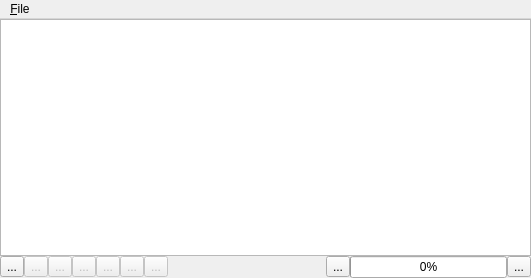
<?xml version="1.0" encoding="UTF-8"?>
<ui version="4.0">
 <class>MainWindow</class>
 <widget class="QMainWindow" name="MainWindow">
  <property name="geometry">
   <rect>
    <x>0</x>
    <y>0</y>
    <width>531</width>
    <height>278</height>
   </rect>
  </property>
  <property name="windowTitle">
   <string>Unwrap 360º Images</string>
  </property>
  <widget class="QWidget" name="centralWidget">
   <layout class="QVBoxLayout" name="verticalLayout">
    <property name="spacing">
     <number>0</number>
    </property>
    <property name="margin">
     <number>0</number>
    </property>
    <item>
     <widget class="ImageArea" name="sourceImage"/>
    </item>
    <item>
     <widget class="QFrame" name="buttonFrame">
      <property name="frameShape">
       <enum>QFrame::NoFrame</enum>
      </property>
      <property name="frameShadow">
       <enum>QFrame::Raised</enum>
      </property>
      <layout class="QHBoxLayout" name="horizontalLayout">
       <property name="spacing">
        <number>0</number>
       </property>
       <property name="margin">
        <number>0</number>
       </property>
       <item>
        <widget class="QToolButton" name="loadImageButton">
         <property name="text">
          <string>...</string>
         </property>
         <property name="iconSize">
          <size>
           <width>48</width>
           <height>48</height>
          </size>
         </property>
        </widget>
       </item>
       <item>
        <widget class="QToolButton" name="zoomInButton">
         <property name="enabled">
          <bool>false</bool>
         </property>
         <property name="text">
          <string>...</string>
         </property>
         <property name="iconSize">
          <size>
           <width>48</width>
           <height>48</height>
          </size>
         </property>
        </widget>
       </item>
       <item>
        <widget class="QToolButton" name="zoomOutButton">
         <property name="enabled">
          <bool>false</bool>
         </property>
         <property name="text">
          <string>...</string>
         </property>
         <property name="iconSize">
          <size>
           <width>48</width>
           <height>48</height>
          </size>
         </property>
        </widget>
       </item>
       <item>
        <widget class="QToolButton" name="settingsButton">
         <property name="enabled">
          <bool>false</bool>
         </property>
         <property name="text">
          <string>...</string>
         </property>
         <property name="iconSize">
          <size>
           <width>48</width>
           <height>48</height>
          </size>
         </property>
        </widget>
       </item>
       <item>
        <widget class="QToolButton" name="goBackButton">
         <property name="enabled">
          <bool>false</bool>
         </property>
         <property name="text">
          <string>...</string>
         </property>
         <property name="iconSize">
          <size>
           <width>48</width>
           <height>48</height>
          </size>
         </property>
        </widget>
       </item>
       <item>
        <widget class="QToolButton" name="processButton">
         <property name="enabled">
          <bool>false</bool>
         </property>
         <property name="text">
          <string>...</string>
         </property>
         <property name="iconSize">
          <size>
           <width>48</width>
           <height>48</height>
          </size>
         </property>
        </widget>
       </item>
       <item>
        <widget class="QToolButton" name="saveImageButton">
         <property name="enabled">
          <bool>false</bool>
         </property>
         <property name="text">
          <string>...</string>
         </property>
         <property name="iconSize">
          <size>
           <width>48</width>
           <height>48</height>
          </size>
         </property>
        </widget>
       </item>
       <item>
        <spacer name="horizontalSpacer">
         <property name="orientation">
          <enum>Qt::Horizontal</enum>
         </property>
         <property name="sizeHint" stdset="0">
          <size>
           <width>40</width>
           <height>20</height>
          </size>
         </property>
        </spacer>
       </item>
       <item>
        <widget class="QToolButton" name="cancelButton">
         <property name="text">
          <string>...</string>
         </property>
         <property name="iconSize">
          <size>
           <width>48</width>
           <height>48</height>
          </size>
         </property>
        </widget>
       </item>
       <item>
        <widget class="QProgressBar" name="progressBar">
         <property name="value">
          <number>0</number>
         </property>
        </widget>
       </item>
       <item>
        <widget class="QToolButton" name="fullScreenButton">
         <property name="text">
          <string>...</string>
         </property>
         <property name="iconSize">
          <size>
           <width>48</width>
           <height>48</height>
          </size>
         </property>
        </widget>
       </item>
      </layout>
     </widget>
    </item>
   </layout>
  </widget>
  <widget class="QMenuBar" name="menuBar">
   <property name="geometry">
    <rect>
     <x>0</x>
     <y>0</y>
     <width>531</width>
     <height>22</height>
    </rect>
   </property>
   <widget class="QMenu" name="menu_File">
    <property name="title">
     <string>&amp;File</string>
    </property>
    <addaction name="action_ChooseImage"/>
    <addaction name="action_Settings"/>
    <addaction name="action_Unwrap"/>
    <addaction name="action_SaveUnrappedImage"/>
   </widget>
   <addaction name="menu_File"/>
  </widget>
  <action name="action_ChooseImage">
   <property name="text">
    <string>&amp;Load 360º</string>
   </property>
  </action>
  <action name="action_Settings">
   <property name="enabled">
    <bool>false</bool>
   </property>
   <property name="text">
    <string>Se&amp;ttings</string>
   </property>
  </action>
  <action name="action_SaveUnrappedImage">
   <property name="enabled">
    <bool>false</bool>
   </property>
   <property name="text">
    <string>&amp;Save Unwrapped</string>
   </property>
  </action>
  <action name="action_Unwrap">
   <property name="enabled">
    <bool>false</bool>
   </property>
   <property name="text">
    <string>&amp;Unwrap</string>
   </property>
  </action>
 </widget>
 <layoutdefault spacing="6" margin="11"/>
 <customwidgets>
  <customwidget>
   <class>ImageArea</class>
   <extends>QGraphicsView</extends>
   <header>imagearea.h</header>
   <slots>
    <slot>zoomIn()</slot>
    <slot>zoomOut()</slot>
   </slots>
  </customwidget>
 </customwidgets>
 <resources/>
 <connections>
  <connection>
   <sender>action_ChooseImage</sender>
   <signal>triggered()</signal>
   <receiver>MainWindow</receiver>
   <slot>loadImage()</slot>
   <hints>
    <hint type="sourcelabel">
     <x>-1</x>
     <y>-1</y>
    </hint>
    <hint type="destinationlabel">
     <x>265</x>
     <y>138</y>
    </hint>
   </hints>
  </connection>
  <connection>
   <sender>action_Settings</sender>
   <signal>triggered()</signal>
   <receiver>MainWindow</receiver>
   <slot>showSettings()</slot>
   <hints>
    <hint type="sourcelabel">
     <x>-1</x>
     <y>-1</y>
    </hint>
    <hint type="destinationlabel">
     <x>265</x>
     <y>138</y>
    </hint>
   </hints>
  </connection>
  <connection>
   <sender>action_SaveUnrappedImage</sender>
   <signal>triggered()</signal>
   <receiver>MainWindow</receiver>
   <slot>saveResultImage()</slot>
   <hints>
    <hint type="sourcelabel">
     <x>-1</x>
     <y>-1</y>
    </hint>
    <hint type="destinationlabel">
     <x>265</x>
     <y>138</y>
    </hint>
   </hints>
  </connection>
  <connection>
   <sender>fullScreenButton</sender>
   <signal>clicked()</signal>
   <receiver>MainWindow</receiver>
   <slot>enterFullScreen()</slot>
   <hints>
    <hint type="sourcelabel">
     <x>516</x>
     <y>270</y>
    </hint>
    <hint type="destinationlabel">
     <x>76</x>
     <y>293</y>
    </hint>
   </hints>
  </connection>
  <connection>
   <sender>settingsButton</sender>
   <signal>clicked()</signal>
   <receiver>MainWindow</receiver>
   <slot>showSettings()</slot>
   <hints>
    <hint type="sourcelabel">
     <x>104</x>
     <y>267</y>
    </hint>
    <hint type="destinationlabel">
     <x>485</x>
     <y>291</y>
    </hint>
   </hints>
  </connection>
  <connection>
   <sender>processButton</sender>
   <signal>clicked()</signal>
   <receiver>MainWindow</receiver>
   <slot>processSourceImage()</slot>
   <hints>
    <hint type="sourcelabel">
     <x>179</x>
     <y>277</y>
    </hint>
    <hint type="destinationlabel">
     <x>522</x>
     <y>293</y>
    </hint>
   </hints>
  </connection>
  <connection>
   <sender>loadImageButton</sender>
   <signal>clicked()</signal>
   <receiver>MainWindow</receiver>
   <slot>loadImage()</slot>
   <hints>
    <hint type="sourcelabel">
     <x>21</x>
     <y>270</y>
    </hint>
    <hint type="destinationlabel">
     <x>29</x>
     <y>283</y>
    </hint>
   </hints>
  </connection>
  <connection>
   <sender>saveImageButton</sender>
   <signal>clicked()</signal>
   <receiver>MainWindow</receiver>
   <slot>saveResultImage()</slot>
   <hints>
    <hint type="sourcelabel">
     <x>209</x>
     <y>277</y>
    </hint>
    <hint type="destinationlabel">
     <x>171</x>
     <y>287</y>
    </hint>
   </hints>
  </connection>
  <connection>
   <sender>zoomInButton</sender>
   <signal>clicked()</signal>
   <receiver>sourceImage</receiver>
   <slot>zoomIn()</slot>
   <hints>
    <hint type="sourcelabel">
     <x>41</x>
     <y>267</y>
    </hint>
    <hint type="destinationlabel">
     <x>45</x>
     <y>203</y>
    </hint>
   </hints>
  </connection>
  <connection>
   <sender>zoomOutButton</sender>
   <signal>clicked()</signal>
   <receiver>sourceImage</receiver>
   <slot>zoomOut()</slot>
   <hints>
    <hint type="sourcelabel">
     <x>74</x>
     <y>259</y>
    </hint>
    <hint type="destinationlabel">
     <x>76</x>
     <y>207</y>
    </hint>
   </hints>
  </connection>
  <connection>
   <sender>cancelButton</sender>
   <signal>clicked()</signal>
   <receiver>MainWindow</receiver>
   <slot>cancelProcessing()</slot>
   <hints>
    <hint type="sourcelabel">
     <x>342</x>
     <y>267</y>
    </hint>
    <hint type="destinationlabel">
     <x>372</x>
     <y>303</y>
    </hint>
   </hints>
  </connection>
  <connection>
   <sender>goBackButton</sender>
   <signal>clicked()</signal>
   <receiver>MainWindow</receiver>
   <slot>setupSourceImage()</slot>
   <hints>
    <hint type="sourcelabel">
     <x>135</x>
     <y>272</y>
    </hint>
    <hint type="destinationlabel">
     <x>135</x>
     <y>299</y>
    </hint>
   </hints>
  </connection>
  <connection>
   <sender>action_Unwrap</sender>
   <signal>triggered()</signal>
   <receiver>MainWindow</receiver>
   <slot>processSourceImage()</slot>
   <hints>
    <hint type="sourcelabel">
     <x>-1</x>
     <y>-1</y>
    </hint>
    <hint type="destinationlabel">
     <x>265</x>
     <y>138</y>
    </hint>
   </hints>
  </connection>
 </connections>
 <slots>
  <slot>loadImage()</slot>
  <slot>showSettings()</slot>
  <slot>processSourceImage()</slot>
  <slot>enterFullScreen()</slot>
  <slot>saveResultImage()</slot>
  <slot>cancelProcessing()</slot>
  <slot>setupSourceImage()</slot>
 </slots>
</ui>
